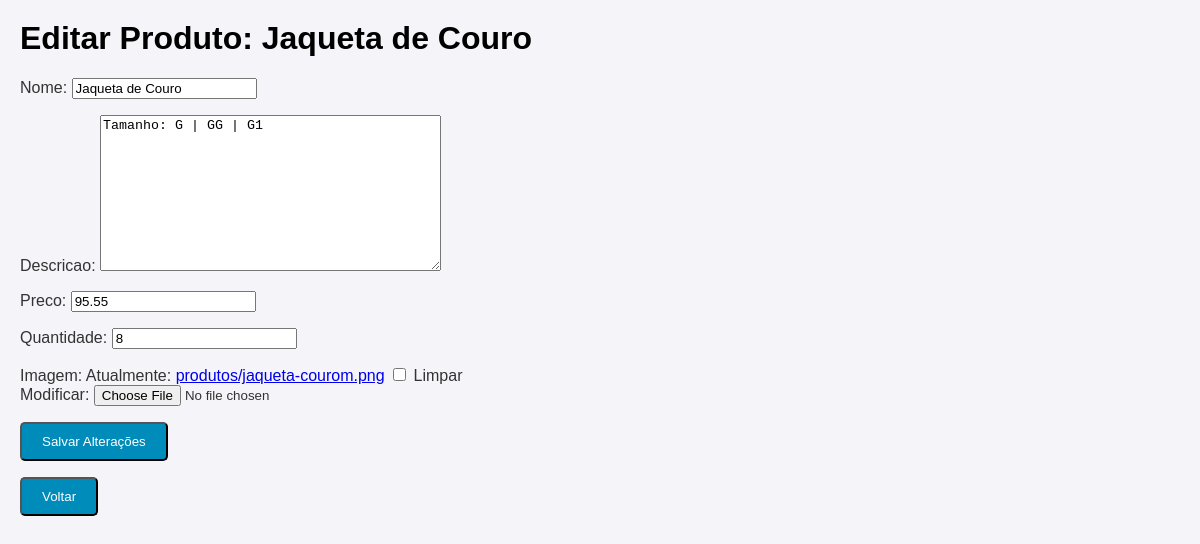
Page /editar/5/ on the committed database.
### produtos/models.py (models this page shows, shortened)
class Produto(models.Model):
    nome = models.CharField(max_length=100)
    descricao = models.TextField()
    preco = models.DecimalField(max_digits=10, decimal_places=2)
    quantidade = models.IntegerField()
    imagem = models.ImageField(upload_to='produtos/', blank=True, null=True)

### produtos/views.py (the view)
# urls.py: path('editar/<int:id>/', views.editar_produto, name='editar_produto'),            #Editar produto
def editar_produto(request, id):
    produto = get_object_or_404(Produto, id=id)
    if request.method == 'POST':
        form = ProdutoForm(request.POST, instance=produto)
        if form.is_valid():
            form.save()
            return redirect('listar_produtos')  # Redireciona para a página de listagem
    else:
        form = ProdutoForm(instance=produto)
    return render(request, 'produtos/editar_produto.html', {'form': form, 'produto': produto})

### produtos/forms.py
class ProdutoForm(forms.ModelForm):
    class Meta:
        model = Produto
        fields = ['nome', 'descricao', 'preco', 'quantidade', 'imagem']

### produtos/templates/produtos/editar_produto.html (shortened to what this page needs)
<html lang="pt-br">
    {% load static %}
<link rel="stylesheet" href="{% static 'css/style.css' %}">
<head>
</head>
<body>
    <h1>Editar Produto: {{ produto.nome }}</h1>
    <form method="post">
        {{ form.as_p }}
        <button type="submit">Salvar Alterações</button>
    </form>
    <a href="{% url 'pagina_inicial' %}"><button>Voltar</button></a>
</body>
</html>

### static/css/style.css (style rules this page uses)
body { font-family: Arial, sans-serif; background-color: #f4f4f9; color: #333; margin: 0; padding: 20px; }
h1, h2 { color: #000000; }
button { background-color: #008CBA; color: white; padding: 10px 20px; border-radius: 5px; cursor: pointer; }

### rows in the picture
Produto: nome "Jaqueta de Couro", descricao "Tamanho: G | GG | G1", preco "95.55", quantidade "8"
